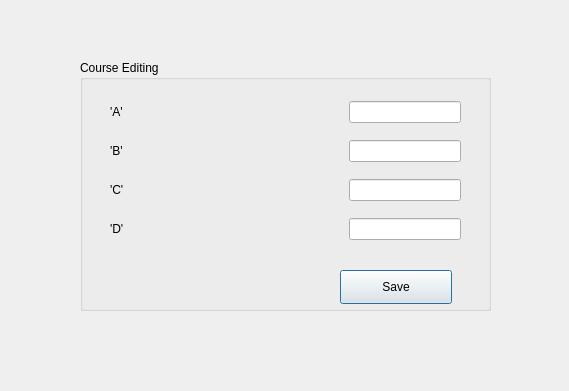
<?xml version="1.0" encoding="UTF-8"?>
<ui version="4.0">
 <class>Dialog</class>
 <widget class="QDialog" name="Dialog">
  <property name="geometry">
   <rect>
    <x>0</x>
    <y>0</y>
    <width>569</width>
    <height>391</height>
   </rect>
  </property>
  <property name="windowTitle">
   <string>Dialog</string>
  </property>
  <widget class="QGroupBox" name="courseCreationGroupBox">
   <property name="geometry">
    <rect>
     <x>80</x>
     <y>60</y>
     <width>411</width>
     <height>251</height>
    </rect>
   </property>
   <property name="title">
    <string>Course Editing</string>
   </property>
   <widget class="QWidget" name="horizontalLayoutWidget">
    <property name="geometry">
     <rect>
      <x>30</x>
      <y>30</y>
      <width>351</width>
      <height>165</height>
     </rect>
    </property>
    <layout class="QHBoxLayout" name="horizontalLayout_2">
     <item>
      <layout class="QVBoxLayout" name="verticalLayout_2">
       <item>
        <layout class="QHBoxLayout" name="horizontalLayout">
         <item>
          <widget class="QLabel" name="gradeALabel">
           <property name="text">
            <string>'A'</string>
           </property>
          </widget>
         </item>
         <item>
          <spacer name="horizontalSpacer">
           <property name="orientation">
            <enum>Qt::Horizontal</enum>
           </property>
           <property name="sizeHint" stdset="0">
            <size>
             <width>40</width>
             <height>20</height>
            </size>
           </property>
          </spacer>
         </item>
         <item>
          <widget class="QLineEdit" name="gradeAField">
           <property name="enabled">
            <bool>true</bool>
           </property>
           <property name="maximumSize">
            <size>
             <width>112</width>
             <height>16777215</height>
            </size>
           </property>
          </widget>
         </item>
        </layout>
       </item>
       <item>
        <layout class="QHBoxLayout" name="horizontalLayout_3">
         <item>
          <widget class="QLabel" name="gradeBLabel">
           <property name="text">
            <string>'B'</string>
           </property>
          </widget>
         </item>
         <item>
          <spacer name="horizontalSpacer_2">
           <property name="orientation">
            <enum>Qt::Horizontal</enum>
           </property>
           <property name="sizeHint" stdset="0">
            <size>
             <width>40</width>
             <height>20</height>
            </size>
           </property>
          </spacer>
         </item>
         <item>
          <widget class="QLineEdit" name="gradeBField">
           <property name="enabled">
            <bool>true</bool>
           </property>
           <property name="maximumSize">
            <size>
             <width>112</width>
             <height>16777215</height>
            </size>
           </property>
          </widget>
         </item>
        </layout>
       </item>
       <item>
        <layout class="QHBoxLayout" name="horizontalLayout_4">
         <item>
          <widget class="QLabel" name="gradeCLabel">
           <property name="text">
            <string>'C'</string>
           </property>
          </widget>
         </item>
         <item>
          <spacer name="horizontalSpacer_3">
           <property name="orientation">
            <enum>Qt::Horizontal</enum>
           </property>
           <property name="sizeHint" stdset="0">
            <size>
             <width>40</width>
             <height>20</height>
            </size>
           </property>
          </spacer>
         </item>
         <item>
          <widget class="QLineEdit" name="gradeCField">
           <property name="enabled">
            <bool>true</bool>
           </property>
           <property name="maximumSize">
            <size>
             <width>112</width>
             <height>16777215</height>
            </size>
           </property>
          </widget>
         </item>
        </layout>
       </item>
       <item>
        <layout class="QHBoxLayout" name="horizontalLayout_5">
         <item>
          <widget class="QLabel" name="gradeDLabel">
           <property name="text">
            <string>'D'</string>
           </property>
          </widget>
         </item>
         <item>
          <spacer name="horizontalSpacer_4">
           <property name="orientation">
            <enum>Qt::Horizontal</enum>
           </property>
           <property name="sizeHint" stdset="0">
            <size>
             <width>40</width>
             <height>20</height>
            </size>
           </property>
          </spacer>
         </item>
         <item>
          <widget class="QLineEdit" name="gradeDField">
           <property name="enabled">
            <bool>true</bool>
           </property>
           <property name="maximumSize">
            <size>
             <width>112</width>
             <height>16777215</height>
            </size>
           </property>
          </widget>
         </item>
        </layout>
       </item>
      </layout>
     </item>
    </layout>
   </widget>
   <widget class="QPushButton" name="saveButton">
    <property name="geometry">
     <rect>
      <x>260</x>
      <y>210</y>
      <width>112</width>
      <height>34</height>
     </rect>
    </property>
    <property name="text">
     <string>Save</string>
    </property>
   </widget>
  </widget>
 </widget>
 <resources/>
 <connections/>
</ui>
